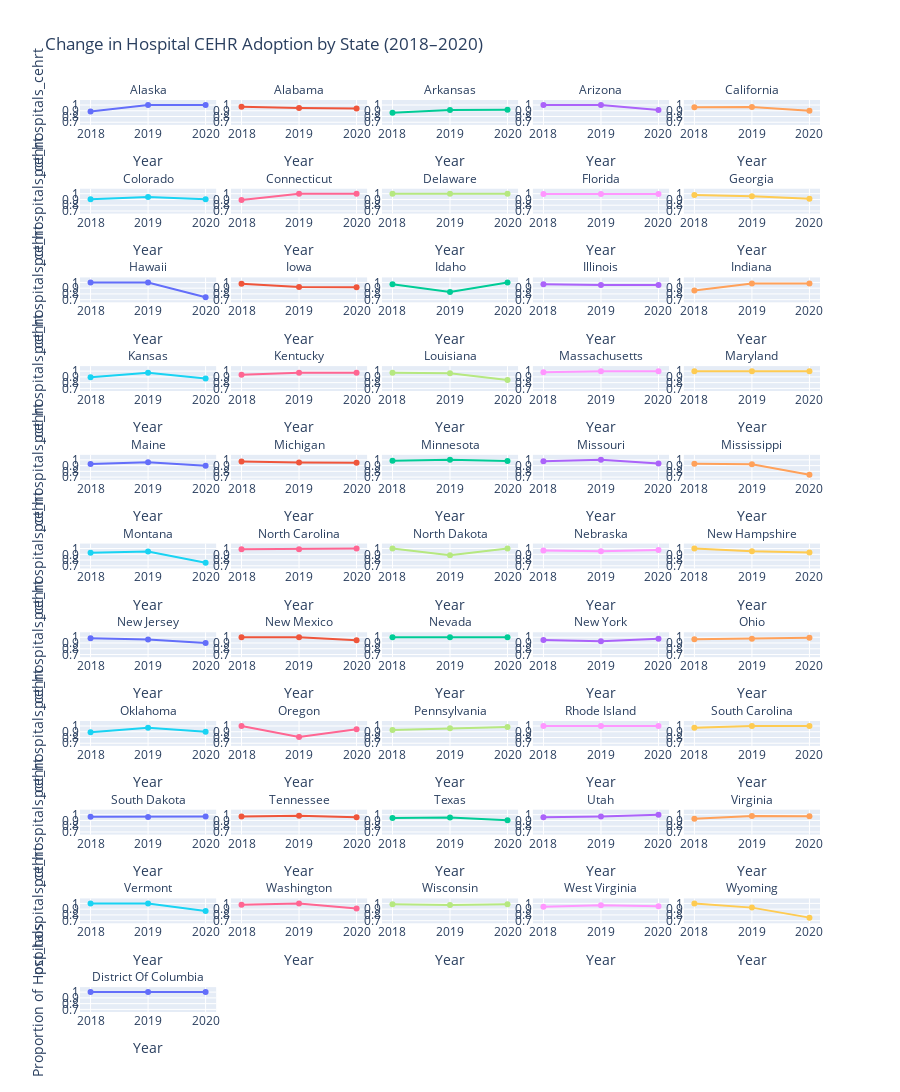

The code cell stored with this chart in its notebook:
### Code cell
fig = px.line(
    df_long_aha,
    x="period",
    y="pct_hospitals_cehrt",
    facet_col="state",
    facet_col_wrap=5,   # controls matrix shape (e.g., 5 columns × 10 rows)
    markers=True,
    color="state",
    title="Change in Hospital CEHR Adoption by State (2018–2020)"
)

fig.update_layout(
    xaxis_title="Year",
    yaxis_title="Proportion of Hospitals",
    showlegend=False,   # legend unnecessary since each facet is labeled
    height=2000,        # increase for readability
)

fig.update_xaxes(showticklabels=True)
fig.update_yaxes(showticklabels=True)

fig.update_xaxes(
    dtick=1,
    tick0=2018
)

# Make facet titles cleaner
fig.for_each_annotation(lambda a: a.update(text=a.text.split("=")[-1]))

for axis in fig.layout:
    if axis.startswith("xaxis"):
        fig.layout[axis].title = "Year"


fig.write_image('cehr_line.png')
fig.show()
